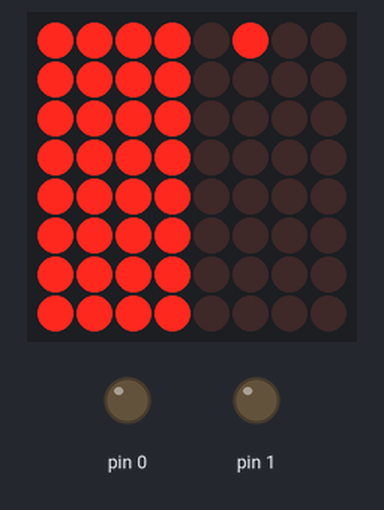
Simulated run of this sketch. Board: Arduino Uno, built with avr-gcc and run on an emulated ATmega328P. Shown: 8×8 LED matrix, output pins drawn as LEDs (lit = HIGH). Wiring (inferred from the names in the program): LED matrix (orientation assumed): rows pin 9, pin 4, pin 17, pin 6, pin 10, pin 16, pin 11, pin 14; columns pin 5, pin 12, pin 13, pin 8, pin 15, pin 7, pin 3, pin 2. Pins used as bus, display or sensor lines are not drawn.

Above: at 0.1 s.
At 4.37 s:
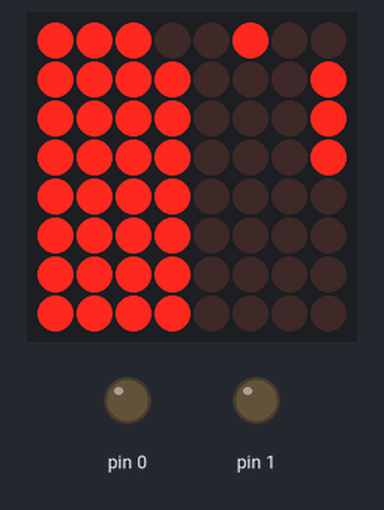
At 8.7 s:
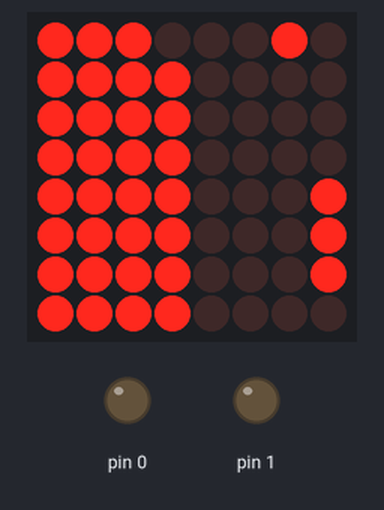
At 18.8 s:
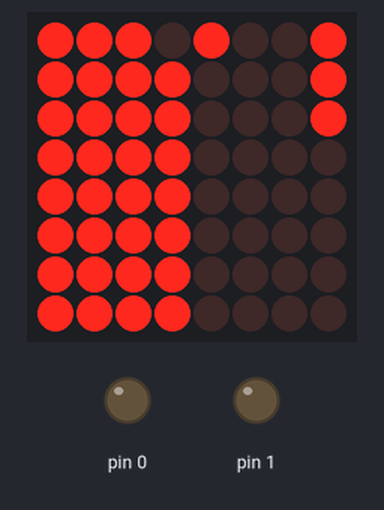
At 29.0 s:
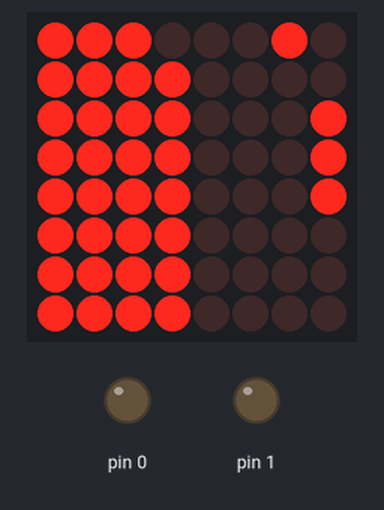
At 39.1 s:
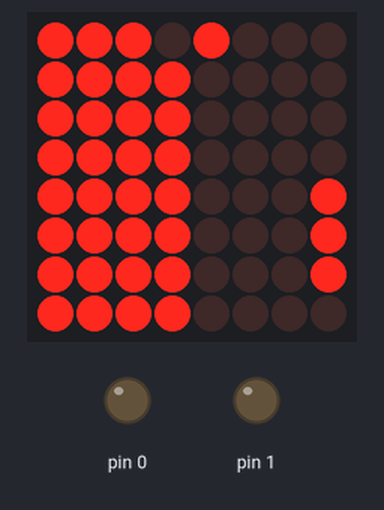

Measured:
- what the display in image 0 shows lasts 0.5 s, from 0.1 s to 0.6 s

The sketch:

matrix.ino
```cpp
int columns [] = {5,12,13,8,15,7,3,2};
int rows[] = {9,4,17,6,10,16,11,14};
byte bits[] = {1,2,4,8,0x10, 0x20, 0x40, 0x80};
unsigned long timeout = 0;
int x = 0;
int y = 0;

byte matrix[] = {0xFF,0xFF,0xFF,0xFF,0,0,0,0};

void showMatrix ( )
{
  for (int i=0; i<8; i++)
  {
    // Write column i
    digitalWrite (columns[i], 0);
    for (int j=0; j<8; j++)
    {
      if ((bits[j] & matrix[i]) > 0)
        // setPin (i, j, true);
        digitalWrite ( rows[j], 1);
      else
        digitalWrite ( rows[j], 0);
        // setPin (i, j, false);
    }

    delay (1); // Let the lights shine for a little while

    // Turn off all pins in the current column
    digitalWrite (columns[i], 1);
    for (int j=0; j<8; j++)
      digitalWrite (rows[j], 0);
  }
}

void clearAll ()
{
  for (int i=0; i<8; i++)
  {
    digitalWrite ( columns[i], 1);
  }
}
void setup()
{
  for (int i=0; i<18; i++)
    pinMode (i,OUTPUT);
  clearAll();
  timeout = millis() + 500;
}
/*
  Column must be set on (0)
  All row items should be 1 accept the item you want to set
*/
void setDot ( int column, int row, bool offOn )
{
  if (offOn)
    matrix[column] |= bits [row];
  else
    matrix[column] &= ~bits[row];
}
void spiral ()
{
  static int state = 0;
  static int level = 0;
  if ((x==0) && (y == 0))
    setDot (3,3,false);
  else
    setDot (x,y,false);

  switch (state )
  {
    case 0: // Left to right outer
      x++;
      setDot (x,y,true);
      if ((x+level) == 7) // last one
        state = 1;
    break;
    case 1: // Top to bottom
      y++;
      setDot (x,y,true);
      if ((y+level)==7)
        state = 2;
    break;
    case 2: // Right to left
      x--;
      setDot (x,y,true);
      if ((x-level)==0)
        state = 3;

    break;
    case 3: // Bottom to top
      y--;
      setDot (x,y,true);
      if ((y-level-1)<=0)
      {
        state = 0;
        level++;
        if (level == 4)
        {
          setDot (x,y,false);
          x = 0;
          y = 0;
          level = 0;
        }
      }
    break;
  }
  delay (20);
}


/*
  width is width of paddle
  position is row (y) position
*/
void paddle (int width, int position)
{
  bool offOn = false;
  for (int i=0; i<8; i++)
  {
    if ((i <= position + width) && (i >= position))
      setDot (7,i,true);
    else
      setDot (7,i,false);
  }
}

void showBall ()
{
  static int ballX = 4;
  static int ballY = 0;
  static int offsetX = 1;
  static int offsetY = 0;
  static unsigned long ballTime = 0;
  setDot (ballX, ballY, false);
  if (millis() > ballTime)
  {
    ballX += offsetX;
    ballY += offsetY;
    if (ballX == 7)
      offsetX = -1;
    else if (ballX == 3)
      offsetX = 1;

    ballTime = millis() + 500;
  }
  setDot ( ballX, ballY, true );
}
int p = 0;
int width = 2;
int showNow = 0;
void loop()
{
  //spiral();
  if (millis() > timeout)
  {
    paddle (2,p);
    p++;
    p %= 6;
    timeout = millis() + 500;
  }
  showBall();
  showMatrix ();
}
```
